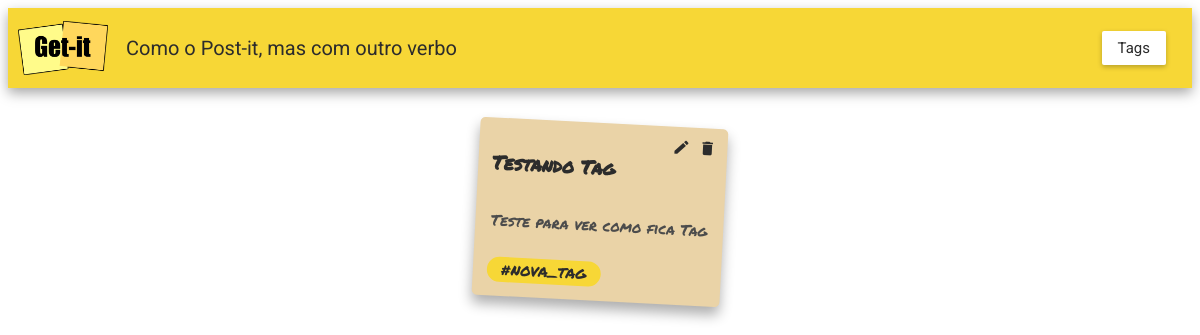
The page /tags/4/ on the database its author committed.
### notes/models.py (models this page shows, shortened)
class Note(models.Model):
    title = models.CharField(max_length=200)
    content = models.TextField(null=True)
    tag = models.ForeignKey(Tag, on_delete=models.CASCADE, null=True, blank=True)

class Tag(models.Model):
    name = models.CharField(max_length=200, unique=True)

### notes/views.py (the view)
# urls.py: path('tags/<int:id>/', views.tag_detail, name='tag_detail'),
def tag_detail(request, id):
    tag = Tag.objects.get(id=id)
    notes = tag.note_set.all()
    return render(request, 'notes/tag_detail.html', {'tag': tag, 'notes': notes})

### notes/templates/notes/tag_detail.html
{% extends "notes/base.html" %}
{% load static %}
{% block content %}
    <div class="appbar">
      <img src="{% static 'notes/img/logo-getit.png' %}" class="logo" />
      <span class="subtitle">Como o Post-it, mas com outro verbo</span>
      <a href="{% url 'tags' %}" class="appbar-link">Tags</a>
    </div>
    <main class="container">
      <div class="card-container">
        {% for note in notes %}
        <div class="card">
          <a href="{% url 'edit' id=note.id %}" class="card-edit">
            <span class="material-icons">edit</span>
          </a>
          <a href="{% url 'delete' id=note.id %}" class="card-remove">
            <span class="material-icons">delete</span>
          </a>
          <h3 class="card-title">{{ note.title }}</h3>
          <div class="card-content">
            <p>{{ note.content }}</p>
          </div>
          {% if note.tag %}
          <span class="card-tag">#{{ note.tag.name }}</span>
          {% endif %}
        </div>
        {% endfor %}
      </div>
    </main>
{% endblock %}

### notes/static/notes/getit.css (style rules this page uses)
html, body { font-family: "Roboto", sans-serif; color: #2c2c2c; background-color: #ffffff; }
.appbar { height: 80px; display: flex; align-items: center; padding: 0 10px; background-color: #f7d736; box-shadow: 0 5px 12px rgba(0, 0, 0, 0.35); }
.logo { width: 90px; height: 60px; object-fit: contain; }
.subtitle { margin-left: 18px; font-size: 20px; color: #2c2c2c; }
.container { padding: 35px 40px; }
a.appbar-link { margin-left: auto; margin-right: 16px; height: 34px; padding: 0 16px; display: inline-flex; align-items: center; justify-content: center; background-color: #ffffff; color: #2c2c2c; text-decoration: none; border-radius: 2px; box-shadow: 0 2px 5px rgba(0, 0, 0, 0.25); font-family: "Roboto", sans-serif; font-size: 15px; }
.card-container { display: flex; flex-wrap: wrap; justify-content: space-around; align-items: flex-start; row-gap: 24px; }
.card { position: relative; width: 220px; height: 150px; padding: 14px; display: flex; flex-direction: column; border-radius: 5px; background-color: #fae890; box-shadow: 0 8px 13px rgba(0, 0, 0, 0.32); font-family: "Permanent Marker", cursive; }
.card-title { margin-bottom: 8px; padding-right: 78px; color: #2c2c2c; font-size: 19px; line-height: 1.25; }
.card-remove, .card-edit, .card-favorite { position: absolute; top: 6px; width: 28px; height: 28px; display: flex; align-items: center; justify-content: center; color: #2c2c2c; text-decoration: none; }
.card-remove { right: 6px; }
.card-edit { right: 32px; }
.card-remove .material-icons, .card-edit .material-icons, .card-favorite .material-icons { font-size: 18px; }
.card-content { flex-grow: 1; display: flex; align-items: center; justify-content: center; color: #4c4c4c; font-size: 15px; line-height: 1.2; }
.card-content p { margin: 0; max-width: 100%; }
.card-tag { margin-top: auto; align-self: flex-start; display: inline-block; padding: 4px 14px; background-color: #f7d736; border-radius: 999px; font-family: "Permanent Marker", cursive; font-size: 14px; color: #2c2c2c; line-height: 1.2; text-transform: uppercase; }
.card-color-1 { background-color: #ead3a7; }
.card-rotation-11 { transform: rotate(3deg); }

### rows shown on the page
Note: title "Testando Tag", content "Teste para ver como fica Tag", tag.name "NOVA_TAG"
